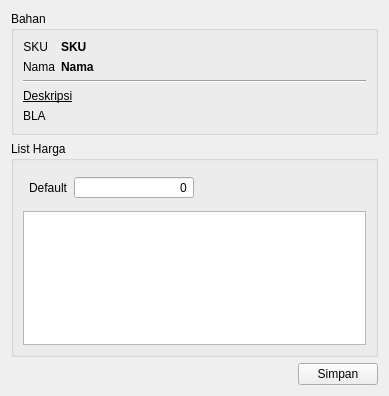
<?xml version="1.0" encoding="UTF-8"?>
<ui version="4.0">
 <class>PriceLevelEditorDialog</class>
 <widget class="QDialog" name="PriceLevelEditorDialog">
  <property name="geometry">
   <rect>
    <x>0</x>
    <y>0</y>
    <width>389</width>
    <height>396</height>
   </rect>
  </property>
  <property name="windowTitle">
   <string>Tetapkan Harga Baku</string>
  </property>
  <layout class="QVBoxLayout" name="verticalLayout_2">
   <item>
    <widget class="QGroupBox" name="group1">
     <property name="minimumSize">
      <size>
       <width>190</width>
       <height>0</height>
      </size>
     </property>
     <property name="title">
      <string>Bahan</string>
     </property>
     <layout class="QVBoxLayout" name="verticalLayout_5">
      <item>
       <layout class="QGridLayout" name="gridLayout" columnstretch="0,1">
        <item row="1" column="0" alignment="Qt::AlignmentFlag::AlignLeft">
         <widget class="QLabel" name="label_2">
          <property name="text">
           <string>Nama</string>
          </property>
          <property name="alignment">
           <set>Qt::AlignmentFlag::AlignRight|Qt::AlignmentFlag::AlignTrailing|Qt::AlignmentFlag::AlignVCenter</set>
          </property>
         </widget>
        </item>
        <item row="0" column="1">
         <widget class="QLabel" name="labelSku">
          <property name="font">
           <font>
            <bold>true</bold>
           </font>
          </property>
          <property name="text">
           <string>SKU</string>
          </property>
         </widget>
        </item>
        <item row="1" column="1">
         <widget class="QLabel" name="labelNama">
          <property name="font">
           <font>
            <bold>true</bold>
           </font>
          </property>
          <property name="text">
           <string>Nama</string>
          </property>
         </widget>
        </item>
        <item row="0" column="0" alignment="Qt::AlignmentFlag::AlignLeft">
         <widget class="QLabel" name="label">
          <property name="text">
           <string>SKU</string>
          </property>
          <property name="alignment">
           <set>Qt::AlignmentFlag::AlignRight|Qt::AlignmentFlag::AlignTrailing|Qt::AlignmentFlag::AlignVCenter</set>
          </property>
         </widget>
        </item>
       </layout>
      </item>
      <item>
       <widget class="Line" name="line">
        <property name="orientation">
         <enum>Qt::Orientation::Horizontal</enum>
        </property>
       </widget>
      </item>
      <item>
       <layout class="QVBoxLayout" name="verticalLayout_8" stretch="0,1">
        <item>
         <widget class="QLabel" name="label_4">
          <property name="font">
           <font>
            <underline>true</underline>
           </font>
          </property>
          <property name="text">
           <string>Deskripsi</string>
          </property>
         </widget>
        </item>
        <item alignment="Qt::AlignmentFlag::AlignTop">
         <widget class="QLabel" name="labelDeskripsi">
          <property name="text">
           <string>BLA</string>
          </property>
          <property name="wordWrap">
           <bool>true</bool>
          </property>
         </widget>
        </item>
       </layout>
      </item>
     </layout>
    </widget>
   </item>
   <item>
    <widget class="QGroupBox" name="group2">
     <property name="title">
      <string>List Harga</string>
     </property>
     <layout class="QVBoxLayout" name="verticalLayout">
      <item>
       <widget class="QWidget" name="widget" native="true">
        <layout class="QHBoxLayout" name="horizontalLayout" stretch="0,0,0">
         <property name="leftMargin">
          <number>6</number>
         </property>
         <property name="topMargin">
          <number>6</number>
         </property>
         <property name="rightMargin">
          <number>6</number>
         </property>
         <property name="bottomMargin">
          <number>6</number>
         </property>
         <item>
          <widget class="QLabel" name="label_11">
           <property name="text">
            <string>Default</string>
           </property>
          </widget>
         </item>
         <item>
          <widget class="QSpinBox" name="costSpinBox">
           <property name="minimumSize">
            <size>
             <width>120</width>
             <height>0</height>
            </size>
           </property>
           <property name="alignment">
            <set>Qt::AlignmentFlag::AlignRight|Qt::AlignmentFlag::AlignTrailing|Qt::AlignmentFlag::AlignVCenter</set>
           </property>
           <property name="buttonSymbols">
            <enum>QAbstractSpinBox::ButtonSymbols::NoButtons</enum>
           </property>
           <property name="accelerated">
            <bool>true</bool>
           </property>
           <property name="showGroupSeparator" stdset="0">
            <bool>true</bool>
           </property>
           <property name="minimum">
            <number>0</number>
           </property>
           <property name="maximum">
            <number>9999999</number>
           </property>
           <property name="singleStep">
            <number>500</number>
           </property>
          </widget>
         </item>
         <item>
          <spacer name="horizontalSpacer_2">
           <property name="orientation">
            <enum>Qt::Orientation::Horizontal</enum>
           </property>
           <property name="sizeHint" stdset="0">
            <size>
             <width>40</width>
             <height>20</height>
            </size>
           </property>
          </spacer>
         </item>
        </layout>
       </widget>
      </item>
      <item>
       <widget class="QTableView" name="tableView"/>
      </item>
     </layout>
    </widget>
   </item>
   <item>
    <layout class="QHBoxLayout" name="horizontalLayout_2">
     <item>
      <spacer name="horizontalSpacer">
       <property name="orientation">
        <enum>Qt::Orientation::Horizontal</enum>
       </property>
       <property name="sizeHint" stdset="0">
        <size>
         <width>40</width>
         <height>20</height>
        </size>
       </property>
      </spacer>
     </item>
     <item>
      <widget class="QPushButton" name="simpanButton">
       <property name="text">
        <string>Simpan</string>
       </property>
       <property name="autoDefault">
        <bool>false</bool>
       </property>
      </widget>
     </item>
    </layout>
   </item>
  </layout>
 </widget>
 <tabstops>
  <tabstop>costSpinBox</tabstop>
  <tabstop>tableView</tabstop>
  <tabstop>simpanButton</tabstop>
 </tabstops>
 <resources/>
 <connections/>
</ui>
